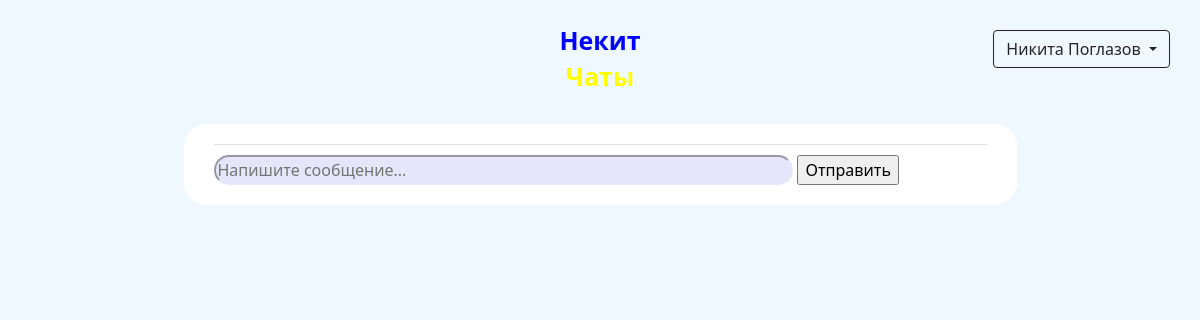
The app's page /conversation/4 (signed in), older data.
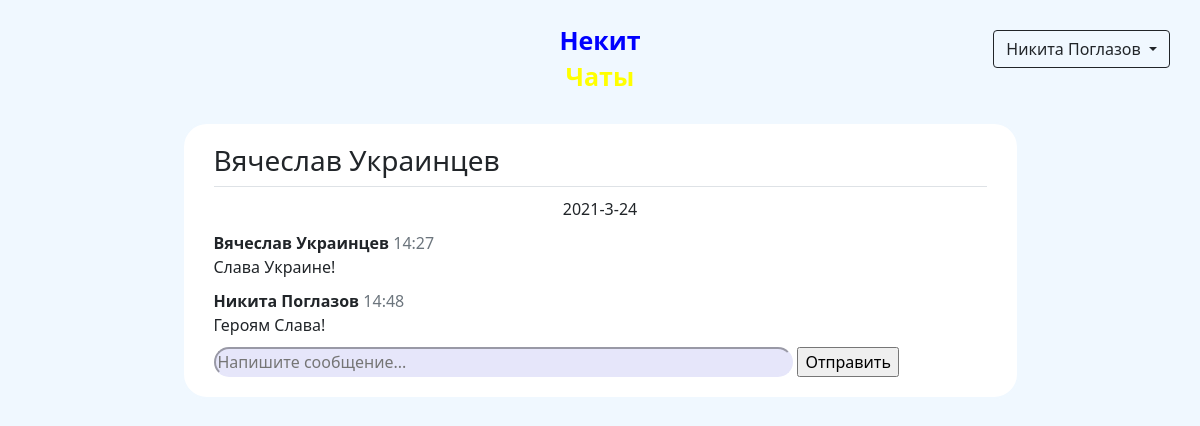
The same page, newer data.
### data/models/user.py (models this page shows, shortened)
class User(SqlAlchemyBase, UserMixin, SerializerMixin):
    __tablename__ = 'users'
    id = Column(Integer, autoincrement=True, primary_key=True)
    name = Column(String)
    surname = Column(String)
    birthday = Column(DateTime)
    email = Column(String, unique=True)
    phone_number = Column(String, unique=True)
    hashed_password = Column(String)
    registration_time = Column(DateTime, default=datetime.now)
    rating = Column(Integer, default=0)

### data/models/message.py (models this page shows)
class Message(SqlAlchemyBase, SerializerMixin):
    __tablename__ = 'messages'
    id = Column(Integer, autoincrement=True, primary_key=True)
    to_id = Column(Integer, ForeignKey("users.id"))
    from_id = Column(Integer, ForeignKey("users.id"))
    content_id = Column(Integer, ForeignKey("contents.id"))
    created_at = Column(DateTime, default=datetime.now)
    sender = relationship("User", foreign_keys=[from_id])
    receiver = relationship("User", foreign_keys=[to_id])
    content = relationship("Content")

### data/models/content.py (models this page shows)
class Content(SqlAlchemyBase, SerializerMixin):
    __tablename__ = 'contents'
    id = Column(Integer, autoincrement=True, primary_key=True)
    content = Column(String)

### main.py (the view, shortened to what this page needs)
@app.route('/conversation/<int:user_id>', methods=['POST', 'GET'])
@login_required
def conversation(user_id):
    form = MessageForm()
    session = create_session()
    messages = session.query(Message).filter(((Message.to_id == current_user.id) & (Message.from_id == user_id)) |
                                             ((Message.from_id == current_user.id) & (Message.to_id == user_id)))
    companion = session.query(User).filter(User.id == user_id).first()
    sender = session.query(User).filter(User.id == user_id).first()
    return render_template('chat.html', form=form, messages=messages, companion=companion)

### data/forms.py
class MessageForm(FlaskForm):
    message_field = StringField()
    send_field = SubmitField('Отправить')

### data/db_session.py (called while the page is built)
def create_session() -> Session:
    global __factory
    return __factory()

### main.py (called while the page is built)
@login_manager.user_loader
def load_user(user_id):
    session = create_session()
    return session.query(User).get(user_id)

### templates/chat.html (shortened to what this page needs)
{% extends "base.html" %}
{% block content %}
<form class="clearfix w-75" method="post" novalidate>
    <div>
        <div class="border-bottom">
            <h3>
                <a href="/profile/{{ companion.id }}" class="text-reset">{{ companion.name }} {{ companion.surname }}</a>
            </h3>
        </div>
        {% for msg in messages %}
            <div>
                {% if loop.previtem is defined %}
                    {% if loop.previtem.sender != msg.sender or loop.previtem.created_at.minute != msg.created_at.minute %}
                        <b>
                            <a href="/profile/{{ msg.sender.id }}" class="text-reset">{{ msg.sender.name }} {{ msg.sender.surname }}</a>
                        </b>
                        <span class="text-secondary">{{ msg.created_at.hour }}:{{ msg.created_at.minute }}</span>
                        <br>
                    {% endif %}
                {% else %}
                    <div class="text-center">{{ msg.created_at.year }}-{{ msg.created_at.month }}-{{ msg.created_at.day }}</div>
                        <b>
                            <a href="/profile/{{ msg.sender.id }}" class="text-reset">{{ msg.sender.name }} {{ msg.sender.surname }}</a>
                        </b>
                    <span class="text-secondary">{{ msg.created_at.hour }}:{{ msg.created_at.minute }}</span>
                    <br>
                {% endif %}
                {{ msg.content.content }}
            </div>
        {% endfor %}
        <div class="message_input_box" id="bottom">
            {{ form.message_field(class="message-field w-75", placeholder="Напишите сообщение...") }}
            {{ form.send_field() }}
        </div>
    </div>
</form>
{% endblock %}

### templates/base.html (shortened to what this page needs)
<!DOCTYPE html>
<html lang="en">
<head>
    <link rel="stylesheet" href="/static/css/style.css">
    <link rel="stylesheet" href="https://cdn.jsdelivr.net/npm/bootstrap@5.0.0-beta1/dist/css/bootstrap.min.css"
>
</head>
<body>
<div class="header clearfix">
    {% if current_user.is_authenticated %}
        <div class="dropdown float-end">
            <button class="btn btn-outline-dark dropdown-toggle" type="button" id="dropdownMenuButton" data-toggle="dropdown" aria-haspopup="true" aria-expanded="false">
                {{ current_user.name }} {{ current_user.surname }}
            </button>
        </div>
    {% else %}
        <a class="btn btn-outline-dark register float-end" href="/register">Зарегистрироваться</a>
        <a class="btn btn-outline-dark login float-end" href="/login">Войти</a>
    {% endif %}
    <div class="logo">
        <a href="/">
            <p class="nekit">Некит</p>
            <p class="chats">Чаты</p>
        </a>
    </div>
</div>
<main role="main" class="container clearfix">
    {% block content %}{% endblock %}
</main>
</body>
</html>

### static/css/style.css (style rules this page uses)
body { background-color: aliceblue !important; }
.logo { text-align: center; margin-left: auto; margin-right: auto; margin-top: 10px; margin-bottom: 10px; max-width: 150px; font-size: 25px; font-weight: 700; line-height: 20px; }
a { text-decoration: none !important; }
.header { background-color: aliceblue; margin-bottom: 10px; padding: 10px; }
.nekit { color: blue; }
.chats { color: yellow; }
div { margin: 10px; }
form { margin-left: auto; margin-right: auto; background-color: white; border: solid 2px aliceblue; border-radius: 25px; padding: 10px; }
.message-field { background-color: lavender; border-radius: 15px; border-color: lavender; outline: none }

Row changes from the older to the newer data that the page shows:
added User: name "Вячеслав", surname "Украинцев"
added Message: created_at.year "2021", created_at.month "3", created_at.day "24", sender.name "Вячеслав", sender.surname "Украинцев", created_at.hour "14", created_at.minute "27", content.content "Слава Украине!"
added Message: sender.name "Никита", sender.surname "Поглазов", created_at.hour "14", created_at.minute "48", content.content "Героям Слава!"
